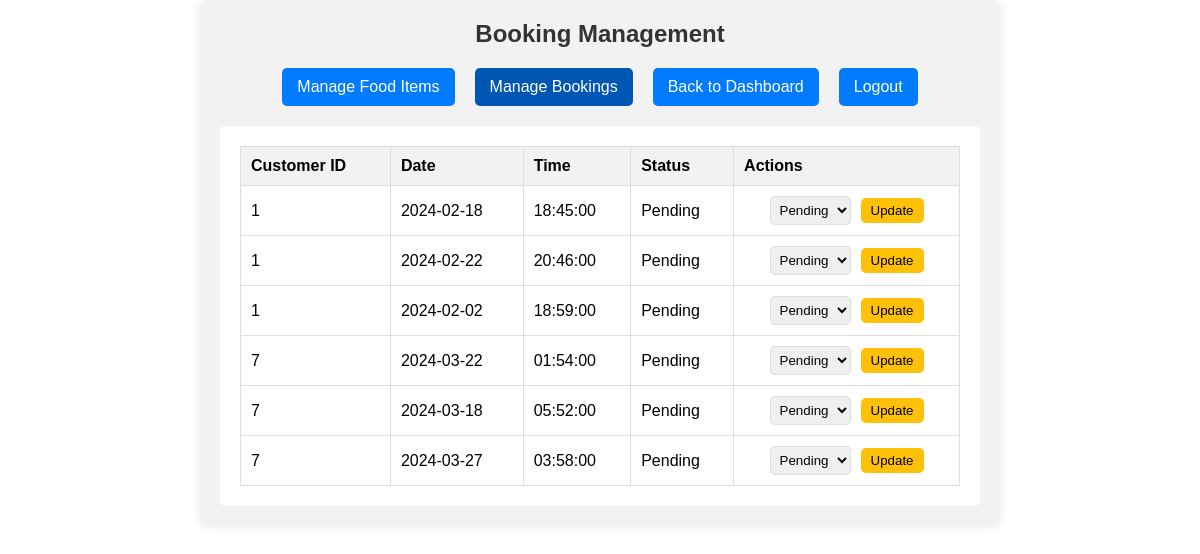
The app's page /board/booking_management.php (signed in) with its own data.
### tables this page shows
CREATE TABLE `bookings` (
  `bookings_id` int(11) NOT NULL,
  `user_id` int(11) DEFAULT NULL,
  `collection_date` date DEFAULT NULL,
  `collection_time` time DEFAULT NULL,
  `status` varchar(20) DEFAULT NULL,
  `total_amount` decimal(10,2) DEFAULT NULL,
  `ret_name` varchar(255) DEFAULT NULL
);

### board/booking_management.php (the view, shortened to what this page needs)
<?php
require_once '../database/connect.php';
$retailer_id = $_SESSION['retailer_id'];
$sql = "SELECT * FROM bookings WHERE ret_name = (SELECT ret_name FROM retailer WHERE retailer_id = '$retailer_id')";
$result = $conn->query($sql);
?>
<!DOCTYPE html>
<html>
<head>
    <link rel="stylesheet" type="text/css" href="../css/style.css">
</head>
<body>
<div class='dashboard'>
    <h1 class='dashboard-title'>Booking Management</h1>
    <div class='dashboard-links'>
        <a href='food_item_management.php' class='dashboard-link'>Manage Food Items</a>
        <a href='booking_management.php' class='dashboard-link active'>Manage Bookings</a>
        <a href='dashboard.php' class='dashboard-link'>Back to Dashboard</a>
        <a href='retailer_auth.php?action=logout' class='dashboard-link'>Logout</a>
    </div>
    <div class='content'>
        <table class='data-table'>
            <tr><th>Customer ID</th><th>Date</th><th>Time</th><th>Status</th><th>Actions</th></tr>
            <?php while ($row = $result->fetch_assoc()): ?>
                <tr>
                    <td><?php echo htmlspecialchars($row['user_id']); ?></td>
                    <td><?php echo htmlspecialchars($row['collection_date']); ?></td>
                    <td><?php echo htmlspecialchars($row['collection_time']); ?></td>
                    <td><?php echo htmlspecialchars($row['status']); ?></td>
                    <td>
                        <form method='POST' class='status-form'>
                            <select name='status' class='status-select'>
                                <option value='Pending' <?php echo ($row['status'] == 'Pending' ? 'selected' : ''); ?>>Pending</option>
                            </select>
                            <input type='submit' value='Update' class='update-button'>
                        </form>
                    </td>
                </tr>
            <?php endwhile; ?>
        </table>
    </div>
</div>
</body>
</html>

### css/style.css (style rules this page uses)
* { box-sizing: border-box; margin:0; padding:0; }
body { list-style: none; list-style-type: none; text-decoration: none; font-family: sans-serif; }
.dashboard { max-width: 800px; margin: 0 auto; padding: 20px; background-color: #f2f2f2; border-radius: 8px; box-shadow: 0 0 10px rgba(0, 0, 0, 0.1); }
.dashboard-title { font-size: 24px; color: #333; text-align: center; margin-bottom: 20px; }
.dashboard-links { display: flex; justify-content: center; margin-bottom: 20px; }
.dashboard-link { margin: 0 10px; padding: 10px 15px; background-color: #007bff; color: white; border-radius: 5px; text-decoration: none; }
.content { background-color: #fff; padding: 20px; border-radius: 5px; margin-top: 20px; }
.data-table { width: 100%; border-collapse: collapse; }
.data-table th, .data-table td { padding: 10px; border: 1px solid #ddd; text-align: left; }
.data-table th { background-color: #f2f2f2; }
.dashboard-link.active { background-color: #0056b3; }
.status-form { display: flex; justify-content: center; gap: 10px; align-items: center; }
.status-select { padding: 5px; border-radius: 5px; border: 1px solid #ddd; }
.update-button { padding: 5px 10px; background-color: #ffc107; border: none; border-radius: 5px; cursor: pointer; }

### records on screen
bookings: user "1", collection_date "2024-02-18", collection_time "18:45:00", status "Pending"
bookings: user "1", collection_date "2024-02-22", collection_time "20:46:00", status "Pending"
bookings: user "1", collection_date "2024-02-02", collection_time "18:59:00", status "Pending"
bookings: user "7", collection_date "2024-03-22", collection_time "01:54:00", status "Pending"
bookings: user "7", collection_date "2024-03-18", collection_time "05:52:00", status "Pending"
bookings: user "7", collection_date "2024-03-27", collection_time "03:58:00", status "Pending"
